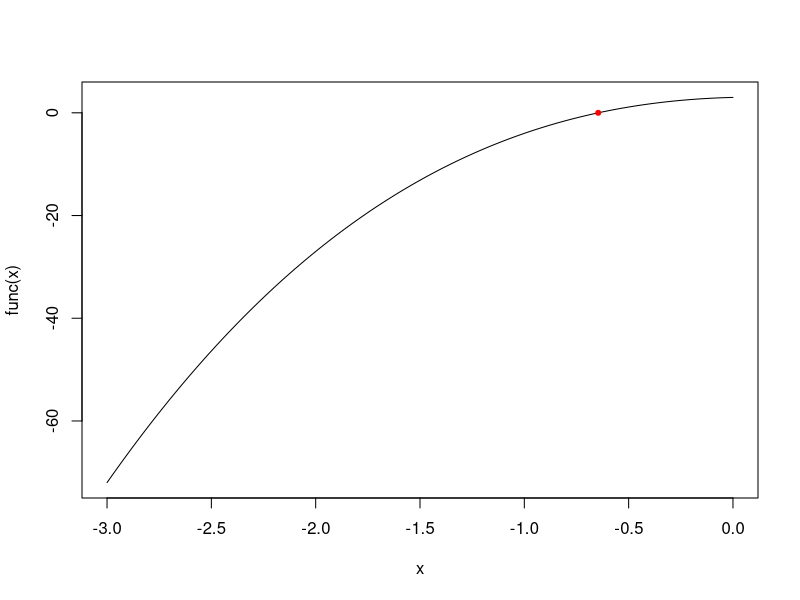

Recreate this plot in R.
secant <- function(x0,x1,f,e){
    while(abs(f(x1))>e){
        x2 <- x1 - f(x1)/(f(x1)-f(x0))*(x1-x0)
        x0 <- x1
        x1 <- x2
    }
    x1
}

func <- function(x){
    x**3-5*x**2+x+3
}

xm <- secant(-2.44,-2.43,func,0.001)

x <- seq(-3,0,0.02)

png('secant.png')
plot(x,func(x),type='l')
points(xm,func(xm),col='red',pch=20)
